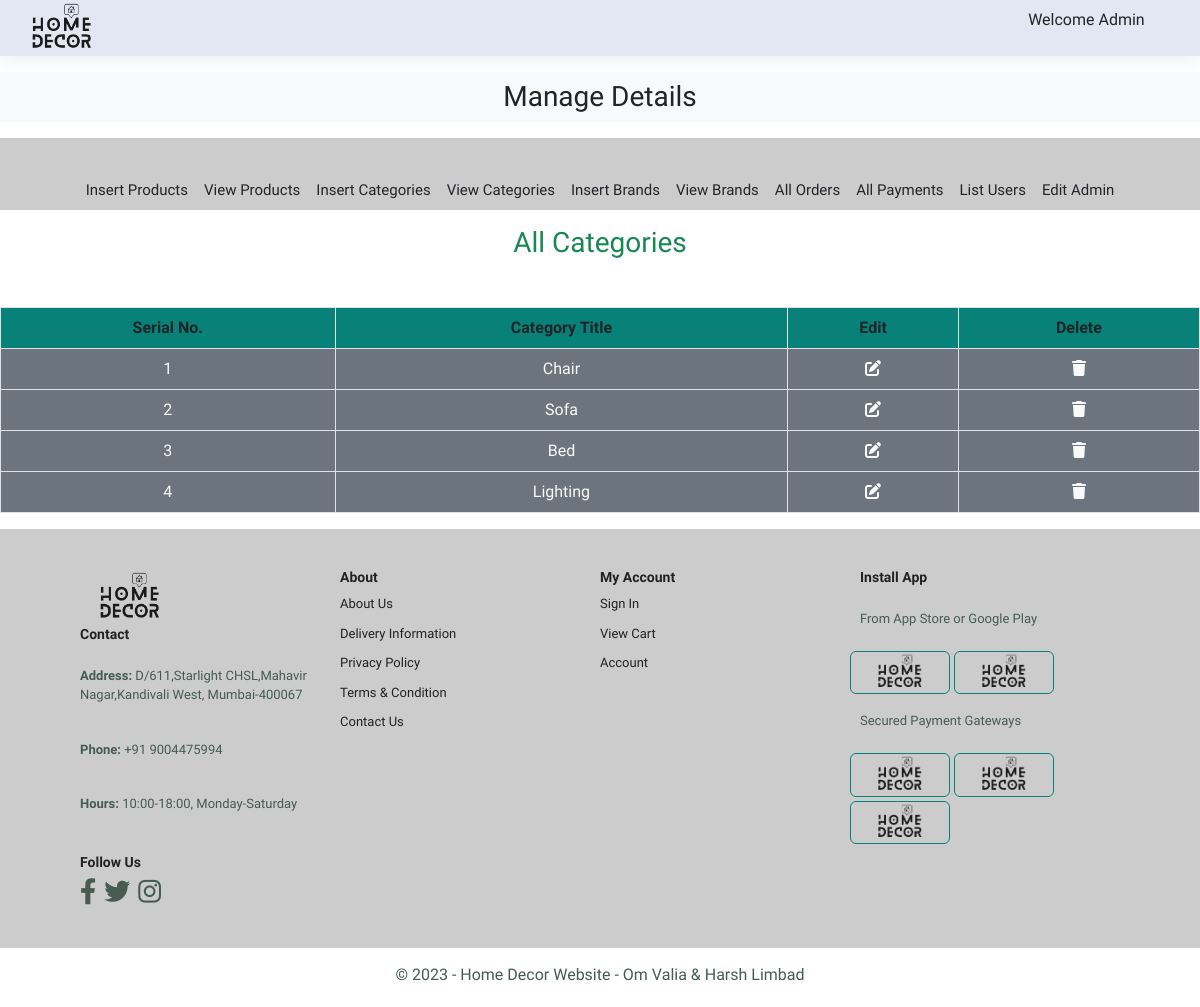
The page /admin_area/index.php?view_categories on the database its author committed.
### tables this page shows
CREATE TABLE `categories` (
  `category_id` int(11) NOT NULL,
  `category_title` varchar(100) NOT NULL
);

### admin_area/view_categories.php (the view)
<h3 class="text-center text-success">All Categories</h3>
<table class="table table-bordered mt-5">
    <thead class="update_view_cate">
        <tr class="text-center">
            <th>Serial No.</th>
            <th>Category Title</th>
            <th>Edit</th>
            <th>Delete</th>
        </tr>
    </thead>
    <tbody class="bg-secondary text-light">
    <?php
        $select_cat="select * from `categories`";
        $result=mysqli_query($con,$select_cat);
        $number=0;
        while($row=mysqli_fetch_assoc($result)){
            $category_id=$row['category_id'];
            $category_title=$row['category_title'];
            $number++;
    ?>
        <tr class="text-center">
            <td><?php echo $number; ?></td>
            <td><?php echo $category_title; ?></td>
            <td><a href='index.php?edit_category=<?php echo $category_id ?>' class='text-light'><i class='fa-solid fa-pen-to-square'></i></a></td>
            <td><a href='index.php?delete_category=<?php echo $category_id ?>' class='text-light'><i class='fa-solid fa-trash'></i></a></td>
        </tr>
    <?php
        }
    ?>
    </tbody>
</table>

### style.css (style rules this page uses)
* { margin: 0; padding: 0; box-sizing: border-box; font-family: 'Spartan', sans-serif; }
.update_view_cate { background: #088178; }
body { width: 100%; }

### admin_area/index.php (style rules this page uses)
body { overflow-x:hidden; }

### rows shown on the page
categories: category_title "Chair"
categories: category_title "Sofa"
categories: category_title "Bed"
categories: category_title "Lighting"
